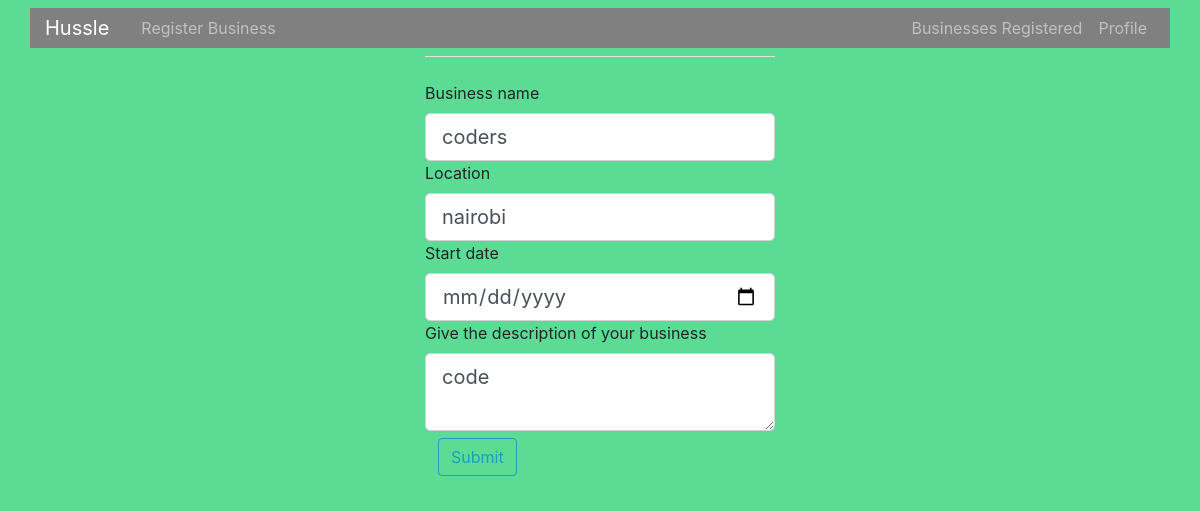
The page /businesses/5/update (signed in) on the database its author committed.
### app/models/models.py (models this page shows, shortened)
class Business(db.Model):
    __tablename__ = 'businesses'
    id = db.Column(db.Integer(), primary_key = True)
    name = db.Column(db.String())
    location = db.Column(db.String())
    started = db.Column(db.DateTime(), default = datetime.utcnow)
    business_description = db.Column(db.String())
    user_id = db.Column(db.Integer(), db.ForeignKey('users.id'))

### app/views/views.py (the view)
@app.route('/businesses/<int:business_id>/update', methods = ['POST', 'GET'])
@login_required
def update_business(business_id):
    business = Business.query.get_or_404(business_id)
    form = BusinessForm()
    if form.validate_on_submit():
        business.name = form.name.data
        business.location = form.location.data
        business.business_description = form.business_description.data
        db.session.commit()
        flash(f'Your business has been updated', 'success')
        return redirect(url_for('single_business', business_id = business.id))
    elif request.method == 'GET':
        form.name.data = business.name
        form.location.data = business.location
        form.business_description.data = business.business_description
        return render_template('register_biz.html', title = 'update', form = form)

### app/forms/forms.py (shortened to what this page needs)
class BusinessForm(FlaskForm):
    name = StringField('Business name', validators = [DataRequired()])
    location = StringField('Location', validators = [DataRequired()])
    date = DateField('Start date', default = date.today(), format = '%d/%m/%Y',
            validators = [DataRequired(message = 'Enter the start date of your business.')])
    business_description = TextAreaField('Give the description of your business')
    submit = SubmitField('Submit')

### app/models/models.py (called while the page is built)
@login_manager.user_loader
def load_user(id):
    return User.query.get(int(id))

### app/templates/register_biz.html (shortened to what this page needs)
{% extends "base.html" %}
{% block content %}
    <div class="content-section">
        <form method="POST" action="" novalidate>
            <fieldset class="form-group">
                <legend class="border-bottom mb-4" id ="register-title">{{ legend }}</legend>
                <div class="form-group">
            {{ form.name.label(class="form-control-label") }}
            {% if form.name.errors %}
                {{ form.name(class="form-control form-control-lg is-invalid") }}
                <div class="invalid-feedback">
                    {% for error in form.name.errors %}
                        <span>{{ error }}</span>
                    {% endfor %}
                </div>
              {% else %}
            {{ form.name(class="form-control form-control-lg") }}
            {% endif %}
            {{ form.location.label(class="form-control-label") }}
            {% if form.location.errors %}
                {{ form.location(class="form-control form-control-lg is-invalid") }}
                <div class="invalid-feedback">
                    {% for error in form.location.errors %}
                        <span>{{ error }}</span>
                    {% endfor %}
                </div>
              {% else %}
            {{ form.location(class="form-control form-control-lg") }}
            {% endif %}
            {{ form.date.label(class="form-control-label")  }}
            {% if form.date.errors %}
                {{ form.date(class="form-control form-control-lg is-invalid") }}
                <div class="invalid-feedback">
                    {% for error in form.date.errors %}
                        <span>{{ error }}</span>
                    {% endfor %}
                </div>
              {% else %}
            {{ form.date(class="form-control form-control-lg") }}
            {% endif %}
            {{ form.business_description.label(class="form-control-label") }}
            {{ form.business_description(class="form-control form-control-lg") }}
            <div class="form-group btn">
                {{ form.submit(class="btn btn-outline-info") }}
            </div>
        </form>
</div>
{% endblock content %}

### app/static/css/main.css (style rules this page uses)
.content-section { width: 350px ; margin: auto; }
.body-container { background-color: #5CDB95; }

### rows shown on the page
Business: name "coders", location "nairobi", business_description "code"
